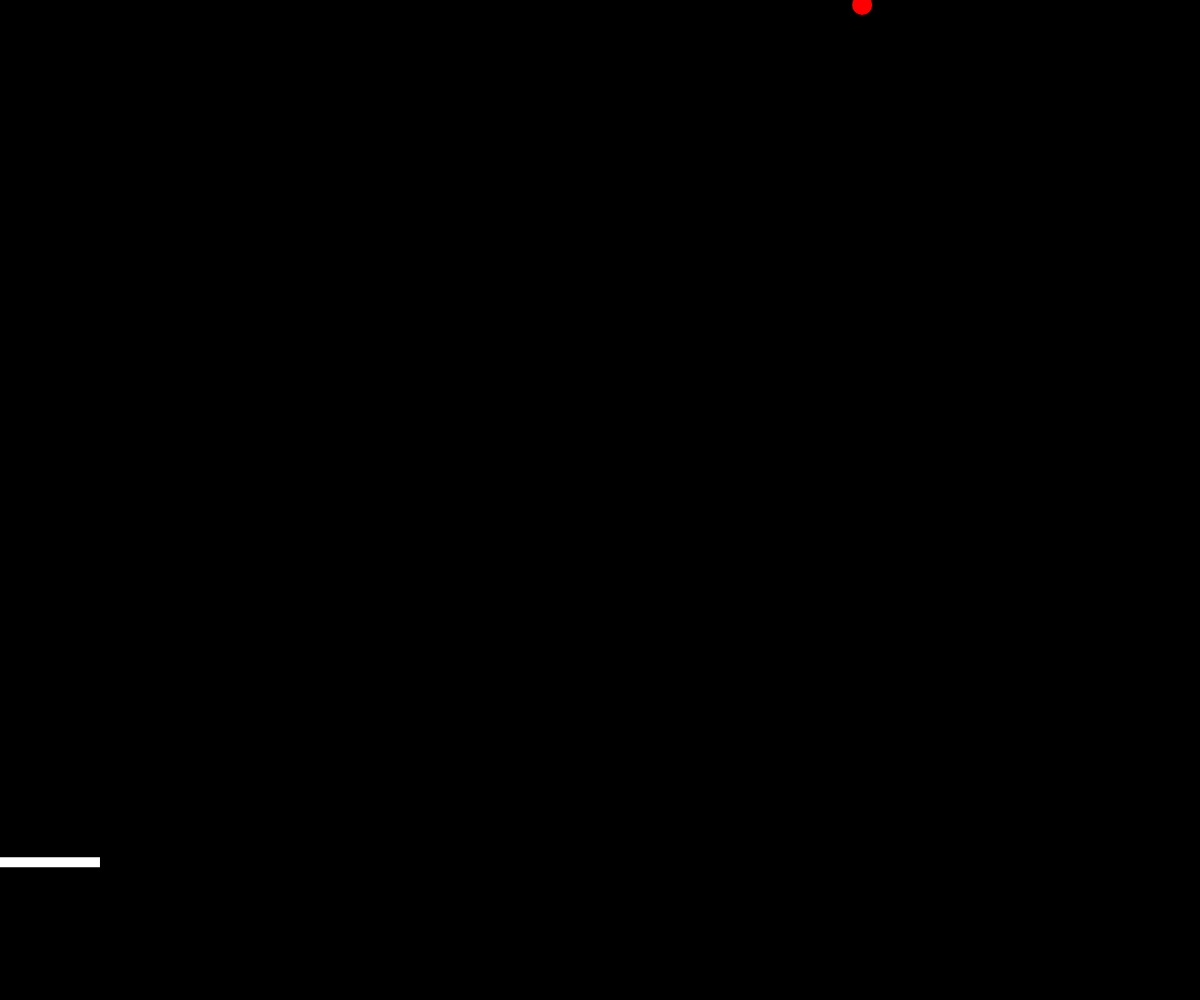
Frame 1 (no input)
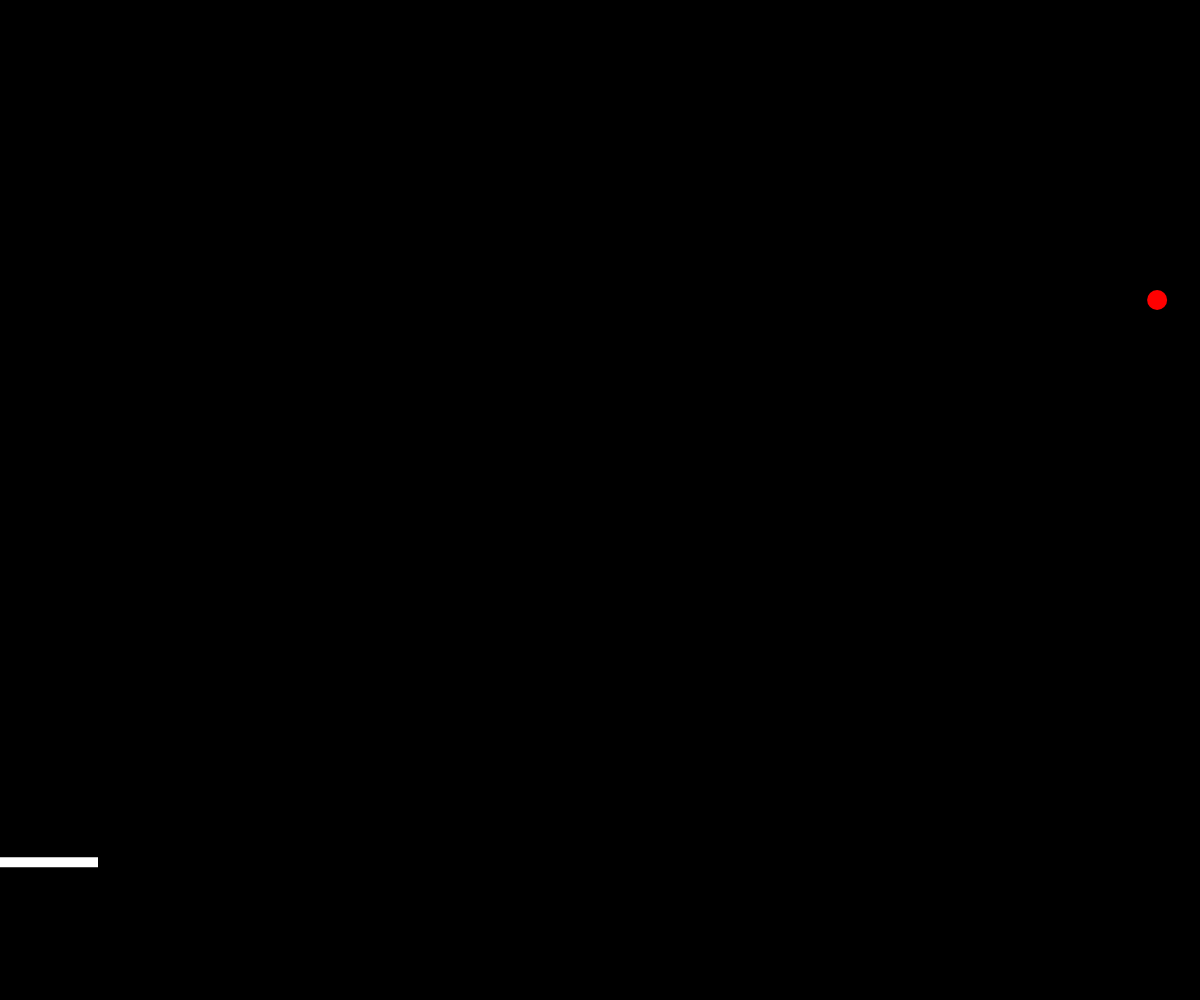
Frame 60 (no input)
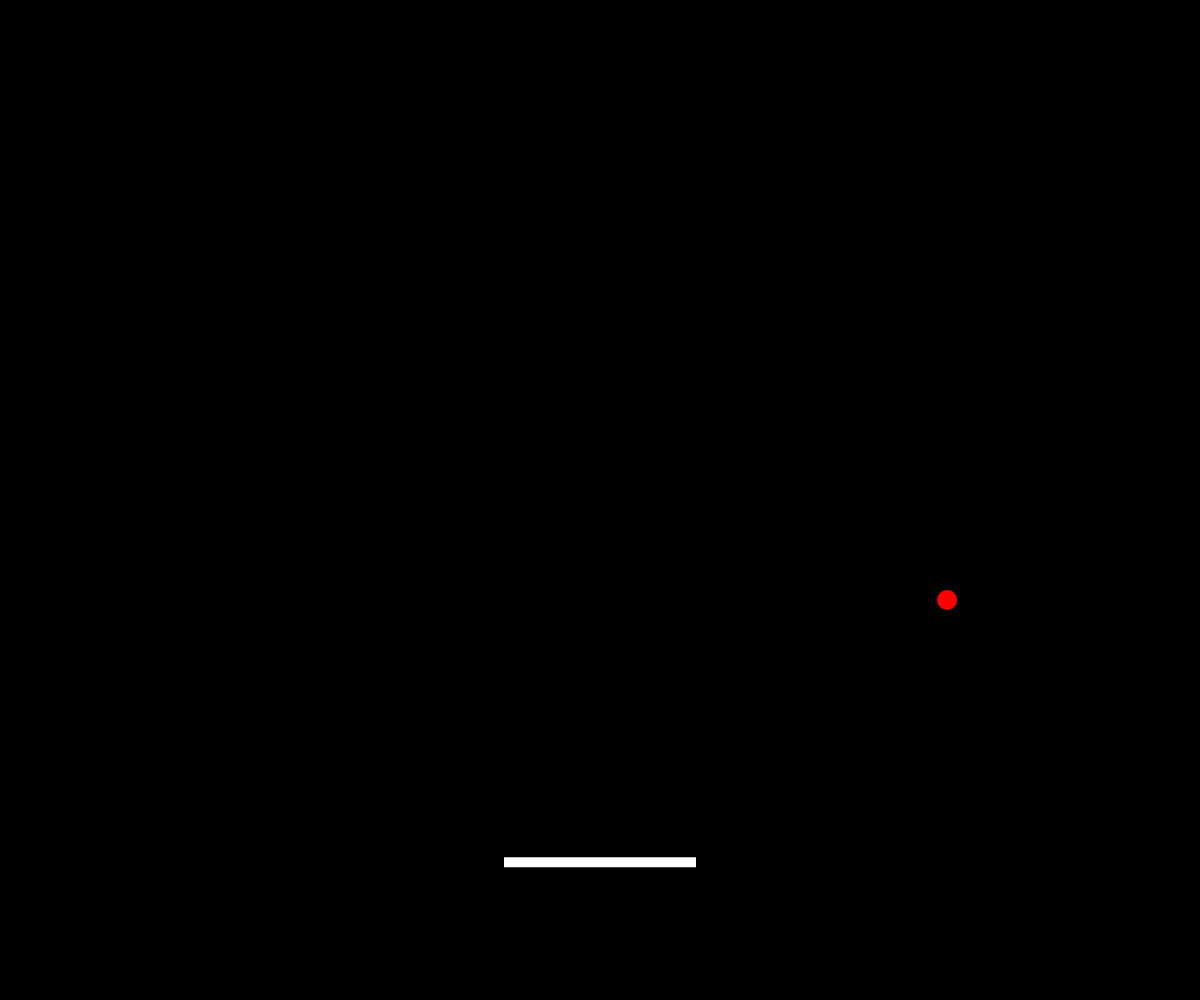
Frame 120 (the mouse pressed at the canvas centre since frame 60)

The p5.js sketch that drew these frames (run headless with seeded random() and noise() and a simulated clock; from frame 60 on, the mouse is pressed at the canvas centre):

// p5.js sketch
// ── sketch.js
var myTrueBall;
// var allMyBalls

function setup() {
  createCanvas(windowWidth, windowHeight);
  myTrueBall = new Ball(random(0.1,windowWidth-0.1), 0, 20);
}

function draw() {
  var rectW = 200 - (frameCount/15);

  if (rectW<50) {
    rectW = 50;
  };

  background('black');

  push();
  myTrueBall.move();
  myTrueBall.display();
  pop();

  if ((myTrueBall.x < mouseX + (rectW/2) && myTrueBall.x > mouseX - (rectW/2)) && (myTrueBall.y >= windowHeight * 6 / 7 && myTrueBall.y <= windowHeight * 6.05 / 7)) {
    myTrueBall.increaseY = -myTrueBall.increaseY;
  };

  if (myTrueBall.x < 1 || myTrueBall.x > windowWidth) {
    myTrueBall.increaseX = -myTrueBall.increaseX;
  } else if (myTrueBall.y < 1) {
    myTrueBall.increaseY = -myTrueBall.increaseY;
  };

  if (myTrueBall.y > windowHeight) {
    background('white');
  }

  noStroke();
  rect(mouseX - (rectW/2), windowHeight * 6 / 7, rectW, 10);

}

function Ball(_x, _y, _d) {
  //properties
  this.size = _d;
  this.x = _x;
  this.y = _y;
  //hardcoded properties
  this.color = 'red';
  this.increaseX = 5;
  this.increaseY = 5;
  //methods
  this.move = function() {
    this.x += this.increaseX;
    this.y += this.increaseY;
  }

  this.display = function() {
    fill(this.color);
    noStroke()
    ellipse(this.x, this.y, this.size);
  }


}
